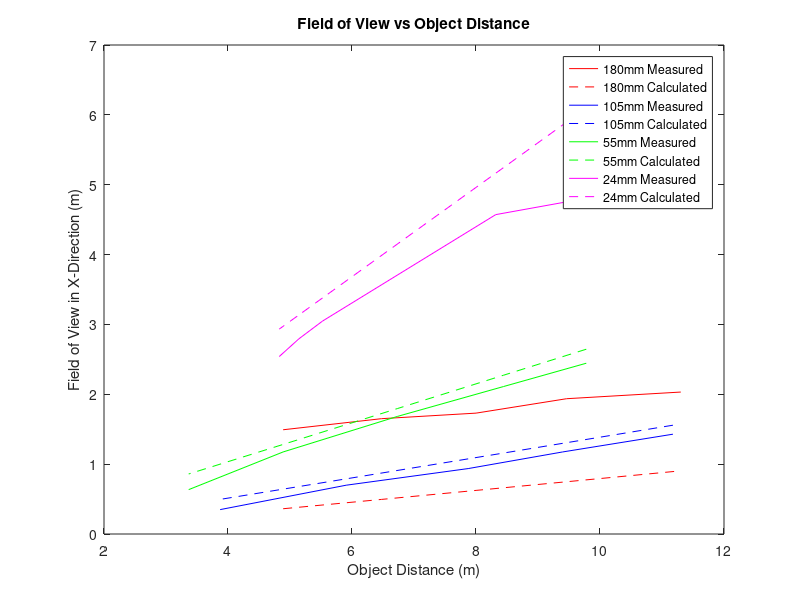
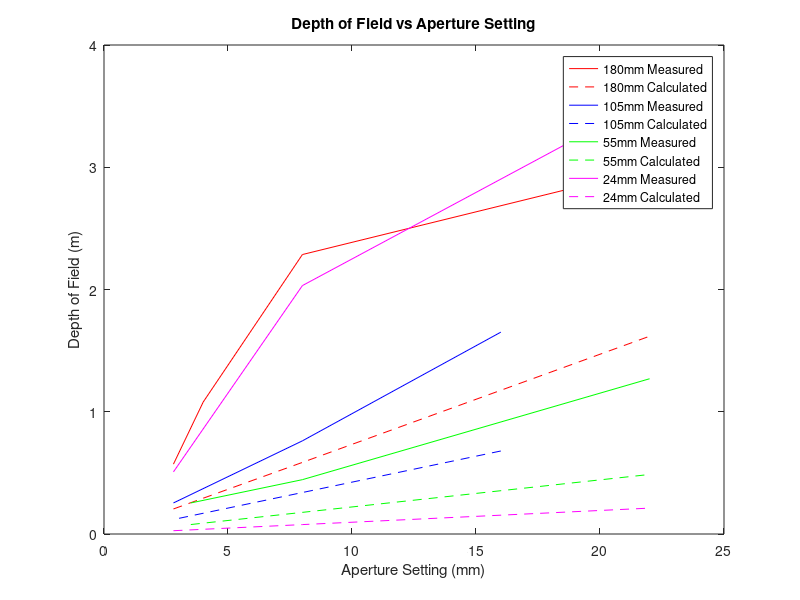
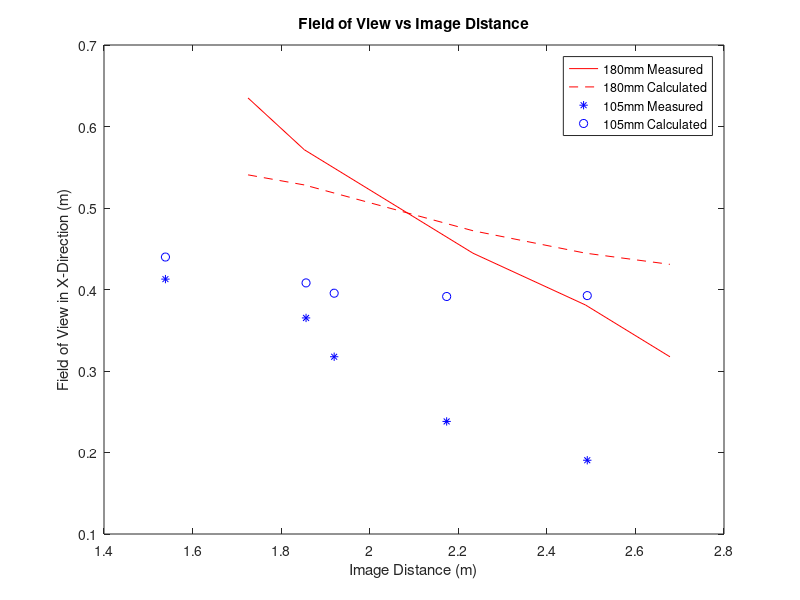

The MATLAB source for these figures, in order:
clear; clc;
X=1280;
Y=1024;
R=Y/X;
%% 105mm Camera Lens %%
z_total_105=4.384*0.254;
z_105=z_total_105/2;
f_105=0.105;
% FOV vs Z
Z_1_105=44*0.254;
FOVx_1_105=(5+5/8)*0.254;
Z_2_105=37*0.254;
FOVx_2_105=(4+5/8)*0.254;
Z_3_105=31*0.254;
FOVx_3_105=(3+11/16)*0.254;
Z_4_105=(23+1/4)*0.254;
FOVx_4_105=(2+3/4)*0.254;
Z_5_105=(15+1/4)*0.254;
FOVx_5_105=(1+3/8)*0.254;
Z_105=[Z_1_105 Z_2_105 Z_3_105 Z_4_105 Z_5_105];
FOVx_105=[FOVx_1_105 FOVx_2_105 FOVx_3_105 FOVx_4_105 FOVx_5_105];
FOVy_105=FOVx_105.*R;
% f number vs DOF
fn_1_105=16;
DOF_1_105=(6+1/2)*0.254;
fn_2_105=8;
DOF_2_105=3*0.254;
fn_3_105=2.8;
DOF_3_105=1*0.254;
fn_105=[fn_1_105 fn_2_105 fn_3_105];
DOF_105=[DOF_1_105 DOF_2_105 DOF_3_105];
N_105=f_105./(fn_105.*10^-3);
Z_105d=44*0.254;
% Bellows z vs FOV
z_2_105=(9.5*0.254)-z_105;
Z_2_105b=16*0.254;
FOVx_2b_105=(23/32)*0.254;
z_1_105=(9.75*0.254)- z_105;
Z_1_105b=15.75*0.254;
FOVx_1b_105=(20/32)*0.254;
z_3_105=(10.75*0.254)- z_105;
Z_3_105b=16.125*0.254;
FOVx_3b_105=(15/32)*0.254;
z_5_105=(12*0.254)- z_105;
Z_5_105b=16.75*0.254;
FOVx_5b_105=(12/32)*0.254;
z_4_105=(8.25*0.254)- z_105;
Z_4_105b=16.25*0.254;
FOVx_4b_105=(26/32)*0.254;
z_105b=[ z_1_105 z_2_105 z_3_105 z_4_105 z_5_105];
FOVx_105b=[FOVx_1b_105 FOVx_2b_105 FOVx_3b_105 FOVx_4b_105 FOVx_5b_105];
FOVx_105b=FOVx_105b*2;
FOVy_105b=FOVx_105b.*R;
Z_105b=[Z_1_105b Z_2_105b Z_3_105b Z_4_105b Z_5_105b];
%% 180mm Camera Lens %%
z_total_180=5.915*0.254;
z_180=z_total_180/2;
f_180=0.180;
% FOV vs Z
Z_1_180=19.25*0.254;
FOVx_1_180=(5+7/8)*0.254;
Z_2_180=25.5*0.254;
FOVx_2_180=(6.5)*0.254;
Z_3_180=31.5*0.254;
FOVx_3_180=(6+13/16)*0.254;
Z_4_180=(37+1/4)*0.254;
FOVx_4_180=(7+5/8)*0.254;
Z_5_180=(44+1/2)*0.254;
FOVx_5_180=8*0.254;
Z_180=[Z_1_180 Z_2_180 Z_3_180 Z_4_180 Z_5_180];
FOVx_180=[FOVx_1_180 FOVx_2_180 FOVx_3_180 FOVx_4_180 FOVx_5_180];
FOVy_180=FOVx_180.*R;
% f number vs DOF
fn_1_180=2.8;
DOF_1_180=(2+1/4)*0.254;
fn_2_180=4;
DOF_2_180=(4+1/4)*0.254;
fn_3_180=8;
DOF_3_180=9*0.254;
fn_4_180=22;
DOF_4_180=(11+3/4)*0.254;
fn_180=[fn_1_180 fn_2_180 fn_3_180 fn_4_180];
DOF_180=[DOF_1_180 DOF_2_180 DOF_3_180 DOF_4_180];
N_180=f_180./(fn_180.*10^-3);
Z_180d=44.5*0.254;
% Bellows z vs FOV
z_1_180=((9+3/4)*0.254)-z_180;
Z_1_180b=30.5*0.254;
FOVx_1b_180=(1+4/16)*0.254;
z_2_180=(10.25*0.254)- z_180;
Z_2_180b=30.25*0.254;
FOVx_2b_180=(1+2/16)*0.254;
z_3_180=(11.75*0.254)- z_180;
Z_3_180b=28.5*0.254;
FOVx_3b_180=(28/32)*0.254;
z_4_180=(12.75*0.254)- z_180;
Z_4_180b=27.75*0.254;
FOVx_4b_180=(24/32)*0.254;
z_5_180=(13.5*0.254)- z_180;
Z_5_180b=27.5*0.254;
FOVx_5b_180=(20/32)*0.254;
z_180b=[z_1_180 z_2_180 z_3_180 z_4_180 z_5_180];
FOVx_180b=[FOVx_1b_180 FOVx_2b_180 FOVx_3b_180 FOVx_4b_180 FOVx_5b_180];
FOVx_180b=FOVx_180b*2;
FOVy_180b=FOVx_180b.*R;
Z_180b=[Z_1_180b Z_2_180b Z_3_180b Z_4_180b Z_5_180b];
%% 55mm Camera Lens %%
z_total_55=2.494*0.254;
z_55=z_total_55/2;
f_55=0.055;
% FOV vs Z
Z_1_55=38.5*0.254;
FOVx_1_55=(9+(5/8))*0.254;
Z_2_55=33.25*0.254;
FOVx_2_55=(8+(5/16))*0.254;
Z_3_55=26.5*0.254;
FOVx_3_55=(6+(5/8))*0.254;
Z_4_55=(19.25)*0.254;
FOVx_4_55=(4+(5/8))*0.254;
Z_5_55=(13+(1/4))*0.254;
FOVx_5_55=2.5*0.254;
Z_55=[Z_1_55 Z_2_55 Z_3_55 Z_4_55 Z_5_55];
FOVx_55=[FOVx_1_55 FOVx_2_55 FOVx_3_55 FOVx_4_55 FOVx_5_55];
FOVy_55=FOVx_55.*R;
% f number vs DOF
fn_1_55=3.5;
DOF_1_55=(1)*0.254;
fn_2_55=8;
DOF_2_55=(1+3/4)*0.254;
fn_3_55=22;
DOF_3_55=5*0.254;
fn_55=[fn_1_55 fn_2_55 fn_3_55];
DOF_55=[DOF_1_55 DOF_2_55 DOF_3_55];
N_55=f_55./(fn_55.*10^-3);
Z_55d=38.5*0.254;
%% 24mm Camera Lens %%
z_total_24=2.017*0.254;
z_24=z_total_24/2;
f_24=0.024;
% FOV vs Z
Z_3_24=21.75*0.254;
FOVx_3_24=(12)*0.254;
Z_4_24=20.25*0.254;
FOVx_4_24=(11)*0.254;
Z_5_24=19*0.254;
FOVx_5_24=(10)*0.254;
Z_2_24=(32+3/4)*0.254;
FOVx_2_24=(18)*0.254;
Z_1_24=(39)*0.254;
FOVx_1_24=19*0.254;
Z_24=[Z_1_24 Z_2_24 Z_3_24 Z_4_24 Z_5_24];
FOVx_24=[FOVx_1_24 FOVx_2_24 FOVx_3_24 FOVx_4_24 FOVx_5_24];
FOVy_24=FOVx_24.*R;
% f number vs DOF
fn_1_24=2.8;
DOF_1_24=(2)*0.254;
fn_2_24=8;
DOF_2_24=(8)*0.254;
fn_3_24=22;
DOF_3_24=14*0.254;
fn_24=[fn_1_24 fn_2_24 fn_3_24];
DOF_24=[DOF_1_24 DOF_2_24 DOF_3_24];
N_24=f_24./(fn_24.*10^-3);
Z_24d=39*0.254;
%% Calculating FOV and DOV %%
c=0.005; % Used Circle of Confusion from Fujifilm FinePix S1500 on https://www.dofmaster.com/digital_coc.html
dx=12*(10^-6)*1280; % It is a PCO 1200, from data sheet on https://www.findlight.net/imaging-and-vision/cameras/imaging-spectroscopy/pco-1200-hspco-1200-s-cmos-camera-system
dy=dx*R;
FOVx_180_calc=(dx./(f_180.*(Z_180+z_180))).*(Z_180).^2;
FOVx_105_calc=(dx./(f_105.*(Z_105+z_105))).*(Z_105).^2;
FOVx_55_calc=(dx./(f_55.*(Z_55+z_55))).*(Z_55).^2;
FOVx_24_calc=(dx./(f_24.*(Z_24+z_24))).*(Z_24).^2;
DOF_180_calc=((Z_180d.*((f_180)^2))./((f_180^2)-(N_180.*c.*(Z_180d-f_180))))-(Z_180d.*(f_180)^2)./((f_180^2)+(N_180.*c.*(Z_180d-f_180)));
DOF_180_calc=abs(DOF_180_calc);
DOF_105_calc=((Z_105d.*((f_105)^2))./((f_105^2)-(N_105.*c.*(Z_105d-f_105))))-(Z_105d.*(f_105)^2)./((f_105^2)+(N_105.*c.*(Z_105d-f_105)));
DOF_105_calc=abs(DOF_105_calc);
DOF_55_calc=((Z_55d.*((f_55)^2))./((f_55^2)-(N_55.*c.*(Z_55d-f_55))))-(Z_55d.*(f_55)^2)./((f_55^2)+(N_55.*c.*(Z_55d-f_55)));
DOF_55_calc=abs(DOF_55_calc);
DOF_24_calc=((Z_24d.*((f_24)^2))./((f_24^2)-(N_24.*c.*(Z_24d-f_24))))-(Z_24d.*(f_24)^2)./((f_24^2)+(N_24.*c.*(Z_24d-f_24)));
DOF_24_calc=abs(DOF_24_calc);
FOVx_180_calcb=(dx./(f_180.*(Z_180b+z_180b))).*(Z_180b).^2;
FOVx_105_calcb=(dx./(f_105.*(Z_105b+z_105b))).*(Z_105b).^2;
%% Plotting Results %%
figure (1)
plot(Z_180,FOVx_180,'r',Z_180,FOVx_180_calc,'r--',Z_105,FOVx_105,'b',Z_105,FOVx_105_calc,'b--',Z_55,FOVx_55,'g',Z_55,FOVx_55_calc,'g--',Z_24,FOVx_24,'m',Z_24,FOVx_24_calc,'m--')
xlabel('Object Distance (m)'),ylabel('Field of View in X-Direction (m)')
legend('180mm Measured','180mm Calculated','105mm Measured','105mm Calculated','55mm Measured','55mm Calculated','24mm Measured','24mm Calculated')
title('Field of View vs Object Distance')
figure (2)
plot(fn_180,DOF_180,'r',fn_180,DOF_180_calc,'r--',fn_105,DOF_105,'b',fn_105,DOF_105_calc,'b--',fn_55,DOF_55,'g',fn_55,DOF_55_calc,'g--',fn_24,DOF_24,'m',fn_24,DOF_24_calc,'m--')
xlabel('Aperture Setting (mm)'),ylabel('Depth of Field (m)')
legend('180mm Measured','180mm Calculated','105mm Measured','105mm Calculated','55mm Measured','55mm Calculated','24mm Measured','24mm Calculated')
title('Depth of Field vs Aperture Setting')
figure (3)
plot(z_180b,FOVx_180b,'r',z_180b,FOVx_180_calcb,'r--',z_105b,FOVx_105b,'b*',z_105b,FOVx_105_calcb,'bo')
xlabel('Image Distance (m)'),ylabel('Field of View in X-Direction (m)')
legend('180mm Measured','180mm Calculated','105mm Measured','105mm Calculated')
title('Field of View vs Image Distance')